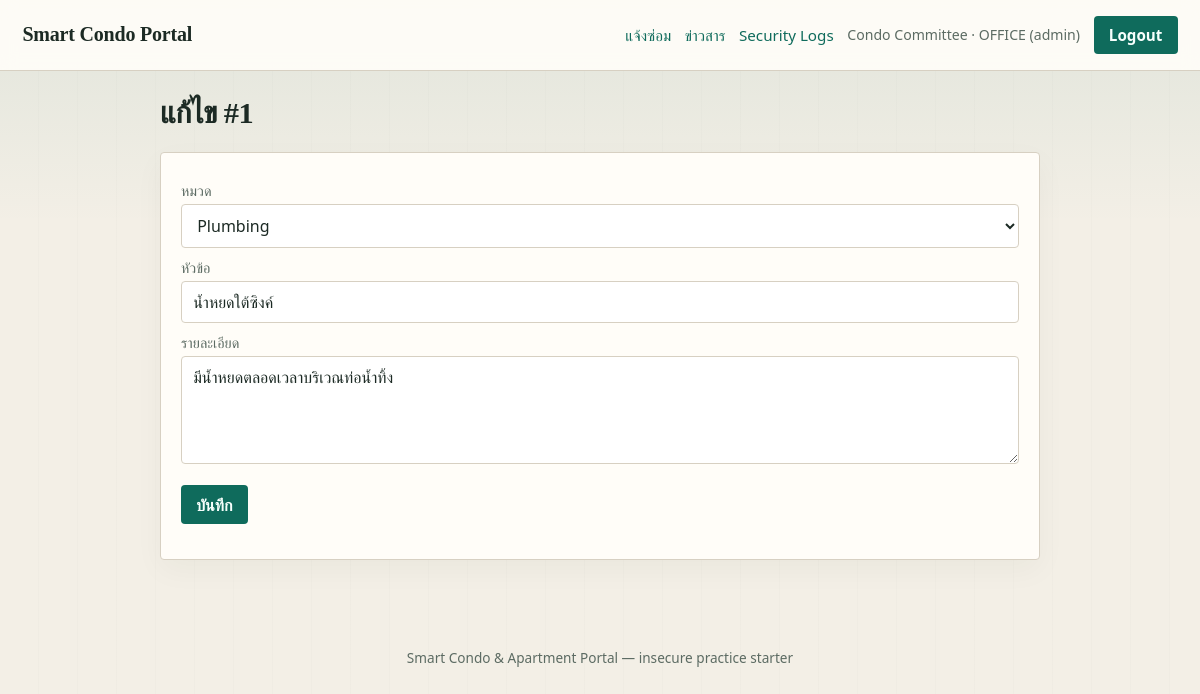
Screenshot of /php/www/repair_edit.php?id=1 (signed in) with the database file from the repository.
### tables this page shows
CREATE TABLE IF NOT EXISTS repair_tickets (
  id INT AUTO_INCREMENT PRIMARY KEY,
  resident_id INT NOT NULL,
  room_code VARCHAR(20) NOT NULL,
  category VARCHAR(50) NOT NULL,
  title VARCHAR(150) NOT NULL,
  description TEXT NOT NULL,
  status VARCHAR(20) NOT NULL DEFAULT 'open',
  created_at DATETIME NOT NULL DEFAULT CURRENT_TIMESTAMP,
  updated_at DATETIME NULL,
  CONSTRAINT fk_repair_resident
    FOREIGN KEY (resident_id) REFERENCES residents(id)
    ON DELETE CASCADE
);

### php/www/includes/config.php (called while the page is built, shortened)
<?php
function h(string $value): string
{
    return htmlspecialchars($value, ENT_QUOTES | ENT_SUBSTITUTE, 'UTF-8');
}

### php/www/repair_edit.php (the view, shortened to what this page needs)
<?php
require_once __DIR__ . '/includes/auth_check.php';
require_once __DIR__ . '/includes/layout.php';
$id = (int)($_GET['id'] ?? $_POST['ticket_id'] ?? 0);
$stmt = $mysqli->prepare('SELECT * FROM repair_tickets WHERE id = ?');
$stmt->bind_param('i', $id);
$stmt->execute();
$ticket = $stmt->get_result()->fetch_assoc();
?>
<h1>แก้ไข #<?= (int)$ticket['id'] ?></h1>
<div class="card">
  <form action="/repair_edit.php?id=<?= (int)$id ?>">
    <label>หมวด</label>
    <select name="category" required>
      <?php foreach (ALLOWED_REPAIR_CATEGORIES as $c): ?>
        <option value="<?= h($c) ?>" <?= $ticket['category'] === $c ? 'selected' : '' ?>><?= h($c) ?></option>
      <?php endforeach; ?>
    </select>
    <label>หัวข้อ</label>
    <input name="title" maxlength="150" required value="<?= h($ticket['title']) ?>">
    <label>รายละเอียด</label>
    <textarea name="description" rows="4" required><?= h($ticket['description']) ?></textarea>
    <p style="margin-top:1rem"><button type="submit">บันทึก</button></p>
  </form>
</div>

### php/www/assets/style.css (style rules this page uses)
:root { --bg: #f3efe6; --panel: #fffdf8; --ink: #1c2a24; --muted: #5c6b63; --line: #d7d0c2; --accent: #0f6b5c; --accent-2: #c45c26; --danger: #b42318; --ok: #1b7a4a; --font: "Source Serif 4", "IBM Plex Sans Thai", Georgia, serif; --sans: "IBM Plex Sans Thai", "Segoe UI", sans-serif; }
* { box-sizing: border-box; }
body { margin: 0; color: var(--ink); font-family: var(--sans); background: linear-gradient(180deg, rgba(15,107,92,.08), transparent 28%), repeating-linear-gradient(90deg, transparent, transparent 38px, rgba(28,42,36,.03) 39px), var(--bg); min-height: 100vh; }
h1, h2 { font-family: var(--font); letter-spacing: -.02em; }
h1 { margin-top: 0; font-size: 1.9rem; }
.card { background: var(--panel); border: 1px solid var(--line); border-radius: 4px; padding: 1.15rem 1.25rem; margin: 1rem 0; box-shadow: 0 10px 30px rgba(28,42,36,.04); }
label { display: block; margin: .65rem 0 .25rem; color: var(--muted); font-size: .9rem; }
input, select, textarea, button { font: inherit; border-radius: 4px; border: 1px solid var(--line); background: #fff; color: var(--ink); padding: .55rem .7rem; width: 100%; }
button, .btn { width: auto; cursor: pointer; background: var(--accent); color: #f7fffc; border: 0; font-weight: 600; padding: .55rem .95rem; display: inline-block; }

### rows the page displays
repair_tickets: id "1", title "น้ำหยดใต้ซิงค์", description "มีน้ำหยดตลอดเวลาบริเวณท่อน้ำทิ้ง"

### other values shown
$user['full_name'] ?: $user['username'] "Condo Committee"
$user['room_code'] "OFFICE"
$user['role'] "admin"
form field category "Plumbing"
